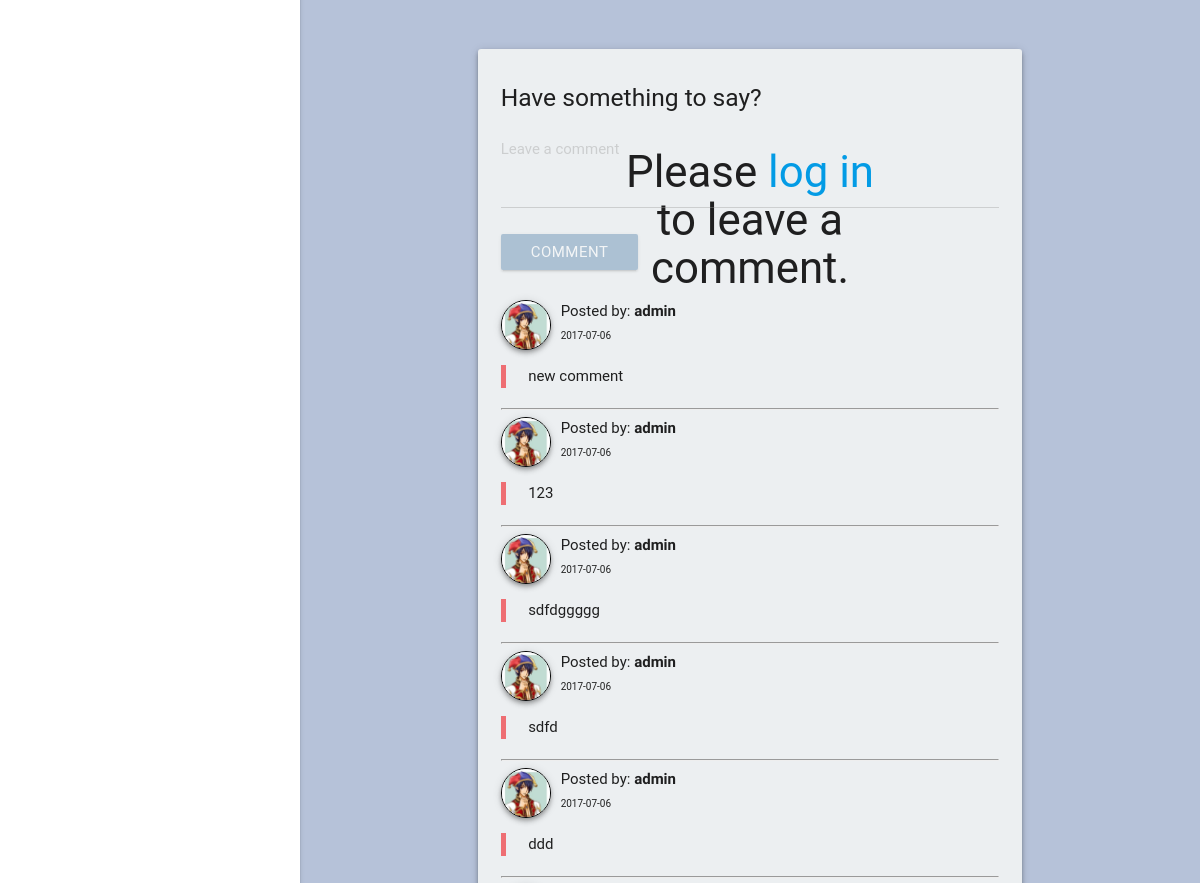
The app's page /build.php?build_id=19 (middle part), older data.
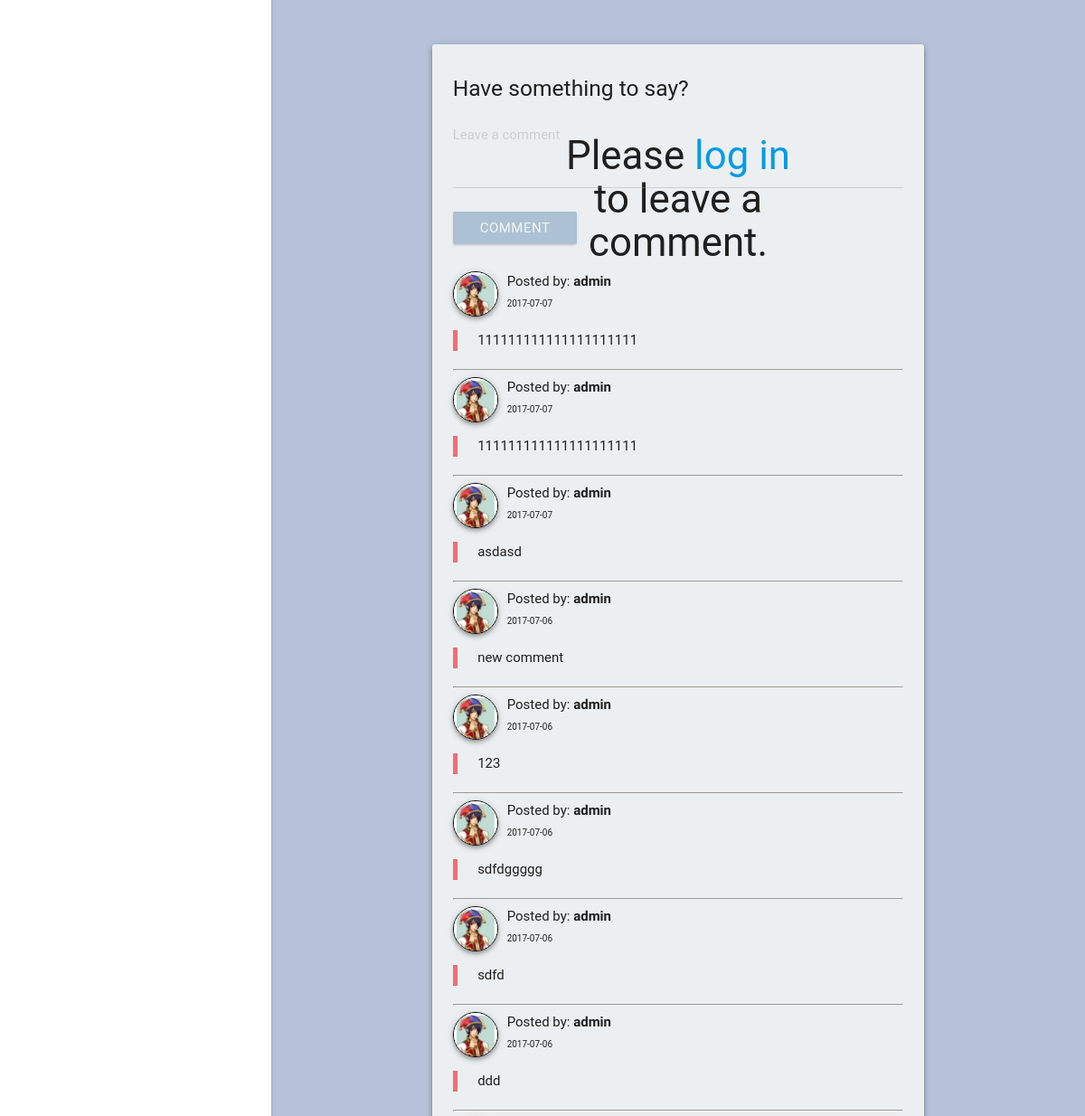
The same page, newer data.
### tables this page shows
CREATE TABLE `build_comments` (
  `id` int(11) NOT NULL,
  `comment` text NOT NULL,
  `build_id` int(11) DEFAULT NULL,
  `commenter_id` int(11) DEFAULT NULL,
  `comment_date` date DEFAULT NULL
);

CREATE TABLE `users` (
  `id` int(10) NOT NULL,
  `username` varchar(255) NOT NULL,
  `password` varchar(255) NOT NULL,
  `email` varchar(255) NOT NULL,
  `role` varchar(255) NOT NULL,
  `display_photo` varchar(255) NOT NULL DEFAULT 'images/user_default.png',
  `file_name` varchar(255) NOT NULL
);

### build.php (the view, shortened to what this page needs)
<?php
function display_content(){
	global $conn;
	$build_id = $_GET['build_id'];
	echo '<div class="container">';
		echo '<div class="row">
			<div class="col l8 m10 s12 offset-l2 offset-m1">
				<div class="col l10 m8 s8" style="padding: 0">
					<h4>Skill Name</h4>
				</div>
				<div class="col l2 m4 s4 center-align" style="padding: 0">
					<h4>Level</h4>
				</div>';
		$sql = "SELECT * FROM builds b JOIN skill_sims ss ON b.id = ss.build_id JOIN skills s ON ss.skill_id = s.id WHERE build_id = '$build_id'";
		$result = mysqli_query($conn, $sql);
		while($row = mysqli_fetch_assoc($result)){
			extract($row);
		};
			echo '</div>
		</div>
		<div class="row comment-section">
			<div class="margin-top bg col l10 m12 s12 offset-l1 z-depth-2">
				<h5>Have something to say?</h5>';
				if(isset($_SESSION['loginFlag']) && $_SESSION['loginFlag'] == true){
					echo '<div class="input-field">
						<span style="display: none" id="build_id">'.$build_id.'</span>
						<span style="display: none" id="user_id">'.$_SESSION['id'].'</span>
						<textarea name="build_comment" id="build_comment" class="materialize-textarea"></textarea>
						<label for="build_comment">Leave a comment</label>
						<button id="build-comment-submit" class="btn btn-blue">Comment</button>
					</div>';
				}else{
					echo '<div class="comment-blocker">
						<h3 class="comment-blocker-text center-align">Please <a href="#modal1">log in</a> to leave a comment.</h3>
						<div class="input-field disable">
							<textarea name="build_comment" id="build_comment" class="materialize-textarea"></textarea>
							<label for="build_comment">Leave a comment</label>
							<button id="build-comment-submit" class="btn btn-blue">Comment</button>
						</div>
					</div>';
				};
				echo '<div id="comment-section" class="margin-top">';
				$sql = "SELECT bc.*,u.username,u.display_photo FROM build_comments bc JOIN builds b ON bc.build_id = b.id JOIN users u ON bc.commenter_id = u.id WHERE build_id = '$build_id' ORDER BY id DESC";
				$result = mysqli_query($conn, $sql);
				while($row = mysqli_fetch_assoc($result)){
					extract($row);
					echo '<div class="comment'.$id.'">
						<img src="'.$display_photo.'" class="circle comment-section-photo left z-depth-2">
						<p style="margin-top: 0">Posted by: <b>'.$username.'</b><br>
						<span class="build-date">'.$comment_date.'</span></p>
						<blockquote>'.$comment.'</blockquote>
						<hr>
					</div>';
				};
				echo '</div>
			</div>
		</div>
	</div>';
};
require_once 'template.php';
?>

### template.php (shortened to what this page needs)
<!DOCTYPE html>
<html>
<head>
	<link rel="stylesheet" type="text/css" href="styles/materialize.min.css">
	<link rel="stylesheet" type="text/css" href="styles/styles.css">
</head>
<body>
	<nav>
	<?php
	require_once 'partials/side_nav.php';
	?>
	</nav>
	<main>
		<?php
		display_content();
		?>
	</main>
</body>
</html>

### partials/side_nav.php (shortened to what this page needs)
<ul id="slide-out" class="side-nav fixed">
</ul>

### styles/styles.css (style rules this page uses)
header, main, footer { padding-left: 300px; }
main { position: relative; }
body { background: #b6c2d9; cursor: url('../images/arrow.png'), default; }
button, li, a, input, .collapsible-header { cursor: url('../images/hand.cur'), default !important; }
nav { height: auto; background: #4d7ea8; }
.disabledbutton, .disable { pointer-events: none; opacity: 0.4; }
.build-date { font-size: 10px; }
.margin-top { margin-top: 30px; }
.bg { background: #eceff1; border-radius: 3px; }
.comment-blocker { position: relative; }
.comment-blocker-text { position: absolute; left: 50%; top: 50%; transform: translate(-50%,-50%); }
.comment-section-photo { width: 50px; height: 50px; margin-right: 10px; border: 1px solid black; }
.row .col { padding: 1.5em 1.5em; }
.btn-blue { background-color: #4d7ea8; }

Row changes from the older to the newer data that the page shows:
added build_comments: commenter.display_photo (picture), commenter.username "admin", comment_date "2017-07-07", comment "111111111111111111111"
added build_comments: commenter.display_photo (picture), commenter.username "admin", comment_date "2017-07-07", comment "111111111111111111111"
added build_comments: commenter.display_photo (picture), commenter.username "admin", comment_date "2017-07-07", comment "asdasd"
